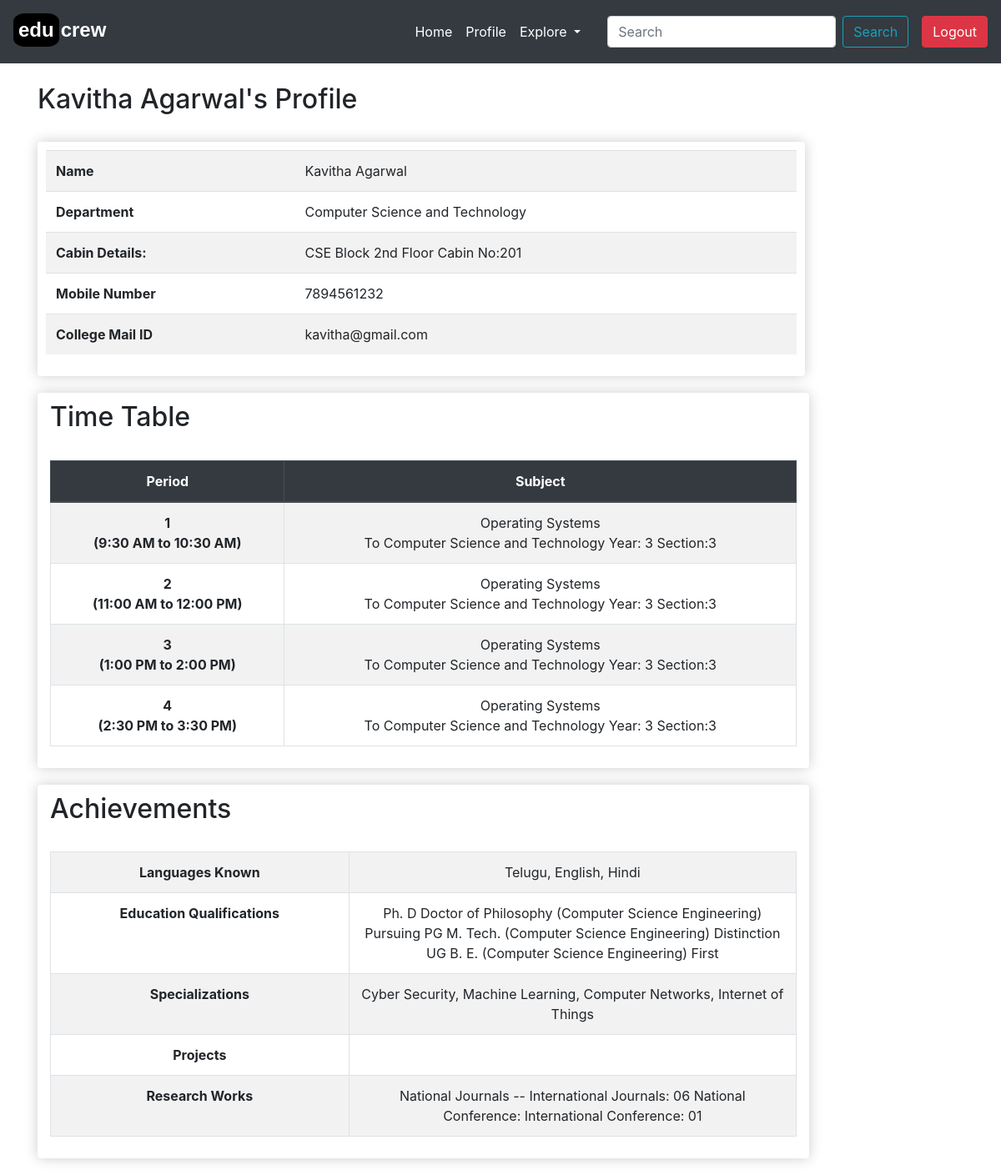
/view/faculty/123400 (signed in), run on an earlier commit of the app's database.
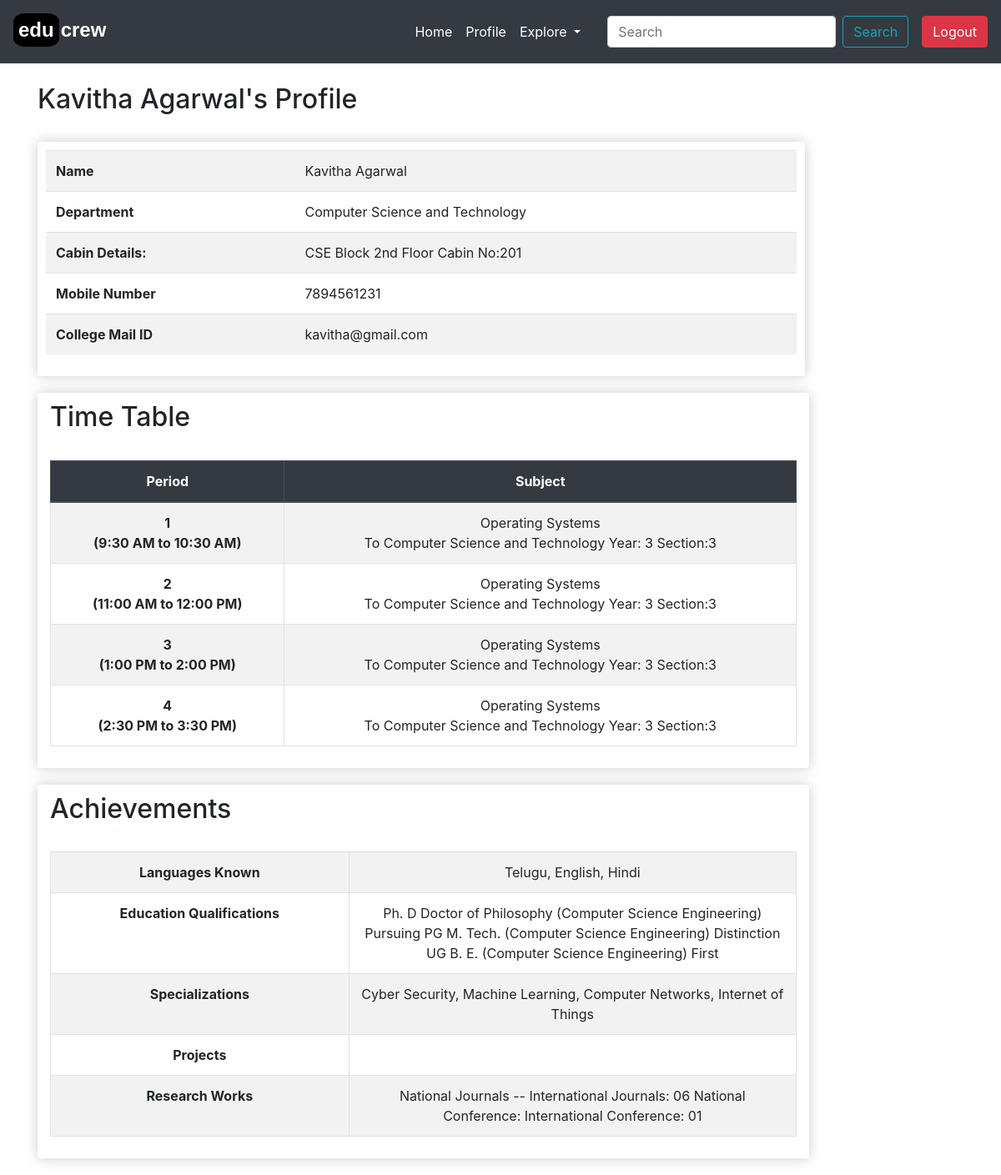
And on a later commit of the database.
### educrew/models.py (models this page shows)
class Lecturer(models.Model):
    user = models.OneToOneField(User,null=True, blank=True ,on_delete=models.CASCADE)
    lect_id = models.IntegerField(primary_key=True)
    firstname = models.CharField(max_length=100, null=True)
    lastname = models.CharField(max_length=100, null=True)
    email = models.CharField(max_length=100)
    phoneno = models.IntegerField(null=True)
    cabin_no = models.CharField(max_length=50, null=True, blank=True)
    profile_image= models.ImageField(default="profilepic.jpg",null=True)
    dept_id = models.ForeignKey(Dept, null=True, on_delete=models.SET_NULL) #cascade
    def __str__(self):
        return self.firstname +" "+  self.lastname

class Dept(models.Model):
    dept_id = models.IntegerField(primary_key=True)
    dept_name = models.CharField(max_length=60)
    dept_short = models.CharField(max_length=10,blank=True)
    def __str__(self):
        return self.dept_name

### educrew/views.py (the view)
# urls.py: path('view/faculty/<int:pk>', views.viewFaculty, name="viewFaculty"),
@login_required(login_url='login')
def viewFaculty(request,pk):
    user = Lecturer.objects.get(lect_id=pk)
    achvmnts = FacultyAchievement.objects.get(lect_id=pk)
    today = datetime.now()
    day = today.strftime("%A")
    schedule = LecturerSchedule.objects.get(lect_id=pk,day=day)
    if schedule.p1 is None: p1 = "Leisure"
    else: p1 = SubjectInfo.objects.get(unq_id=schedule.p1)
    if schedule.p2 is None: p2 = "Leisure"
    else: p2 = SubjectInfo.objects.get(unq_id=schedule.p2)
    if schedule.p3 is None: p3 = "Leisure"
    else: p3 = SubjectInfo.objects.get(unq_id=schedule.p3)
    if schedule.p4 is None: p4 = "Leisure"
    else: p4 = SubjectInfo.objects.get(unq_id=schedule.p4)
    context = {'user':user, 'schedule':schedule,'p1':p1, 'p2':p2, 'p3':p3, 'p4':p4,
    'leisure':"Leisure",'achvmnts':achvmnts,
    }
    return render(request,'educrew/viewFaculty.html',context)

### educrew/models.py (called while the page is built)
    def __str__(self):
        return self.sub_name

### educrew/templates/educrew/viewFaculty.html
{% extends 'educrew/main.html' %}
{% load static %}
{% block content %}
<h2> {{user}}'s Profile </h2>
<br>
<div class="row">
    <div class="col-lg-10">
        <div class="box-element" style="margin-bottom: 20px;">
            <table class="table table-striped">
                <tr>
                    <td class="font-weight-bold">Name</td>
                    <td colspan="3">{{user}}</td>
                </tr>
                <tr>
                    <td class="font-weight-bold">Department</td>
                    <td colspan="3">{{user.dept_id}}</td>
                </tr>
                <tr>
                    <td class="font-weight-bold">Cabin Details:</td>
                    <td>{{user.cabin_no}}</td>
                </tr>
                <tr>
                    <td class="font-weight-bold">Mobile Number</td>
                    <td colspan="3">{{user.phoneno}}</td>
                </tr>
                <tr>
                    <td class="font-weight-bold">College Mail ID</td>
                    <td colspan="3">{{user.email}}</td>
                </tr>
            </table>
        </div>
    </div>
</div>
<div class="col-lg-10 box-element" style="margin-bottom: 20px;">
    <h2>Time Table</h2>
    <br>
    <table class="table table-bordered table-striped text-center">
        <thead class="thead-dark">
            <tr>
                <th scope="col">Period</th>
                <th scope="col">Subject</th>
            </tr>
        </thead>
        <tbody>
            <tr>
                <th scope="row">1 <br> (9:30 AM to 10:30 AM) </th>
                <td>{% if p1 == leisure %} Leisure! <br> Available at {{user.cabin_no}}
                    {% else%} {{p1.sub_id}} <br>  To {{p1.dept_id}} Year: {{p1.year}} Section:{{p1.sec}}
                    {% endif %}</td>
            </tr>
            <tr>
                <th scope="row">2 <br> (11:00 AM to 12:00 PM) </th>
                <td>{% if p2 == leisure %} Leisure! <br> Available at {{user.cabin_no}}
                    {% else%} {{p2.sub_id}} <br>  To {{p2.dept_id}} Year: {{p2.year}} Section:{{p2.sec}}
                    {% endif %}</td>
            </tr>
            <tr>
                <th scope="row">3 <br> (1:00 PM to 2:00 PM) </th>
                <td>{% if p3 == leisure %} Leisure! <br> Available at {{user.cabin_no}}
                    {% else%} {{p3.sub_id}} <br>  To {{p3.dept_id}} Year: {{p3.year}} Section:{{p3.sec}}
                    {% endif %}</td>
            </tr>
            <tr>
                <th scope="row">4 <br> (2:30 PM to 3:30 PM) </th>
                <td>{% if p4 == leisure %} Leisure! <br> Available at {{user.cabin_no}}
                    {% else%} {{p4.sub_id}} <br>  To {{p4.dept_id}} Year: {{p4.year}} Section:{{p4.sec}}
                    {% endif %}</td>
            </tr>
        </tbody>
    </table>
</div>
<div class="col-lg-10 box-element" style="margin-bottom: 20px;">
    <h2>Achievements</h2>
    <br>
    <table class="table table-bordered table-striped text-center">
        <tbody>
            <tr>
                <td class="font-weight-bold" width=40%>Languages Known</td>
                <td>{{achvmnts.lang_known}}</td>
            </tr>
            <tr>
                <td class="font-weight-bold">Education Qualifications</td>
                <td>{{achvmnts.qual}}</td>
            </tr>
            <tr>
                <td class="font-weight-bold">Specializations</td>
                <td>{{achvmnts.spcltns}}</td>
            </tr>
            <tr>
                <td class="font-weight-bold">Projects</td>
                <td>{{achvmnts.projects}}</td>
            </tr>
            <tr>
                <td class="font-weight-bold">Research Works</td>
                <td>{{achvmnts.research}}</td>
            </tr>
        </tbody>
    </table>
</div>
{% endblock content %}

What changed in the data, as far as the page shows it:
changed Lecturer "Kavitha Agarwal": phoneno "7894561232" → "7894561231"
